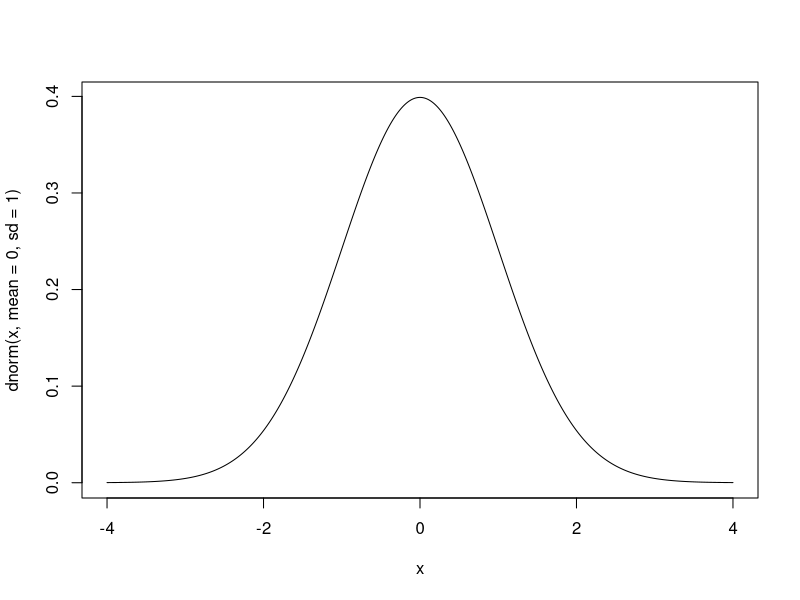
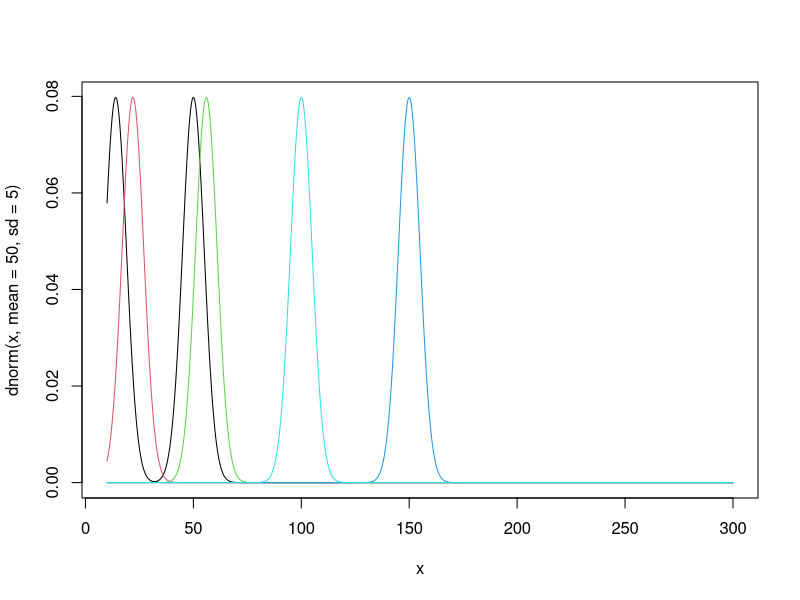
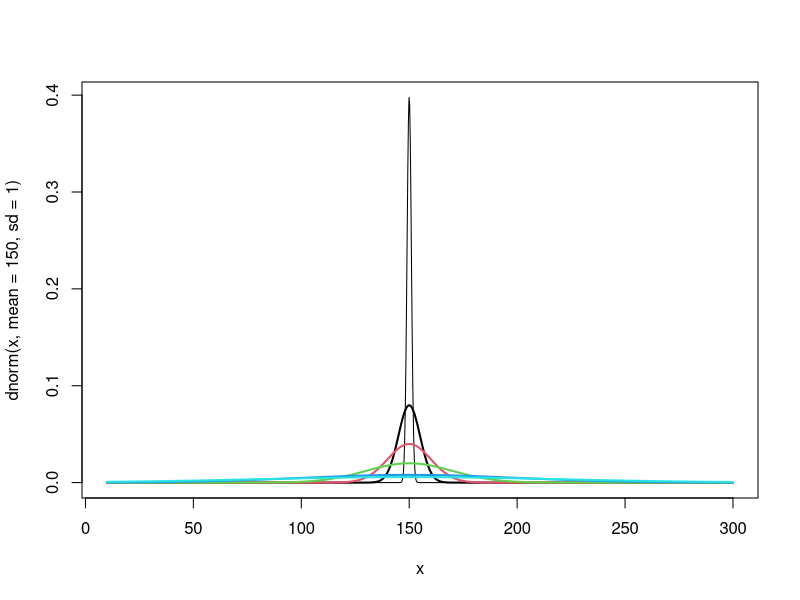
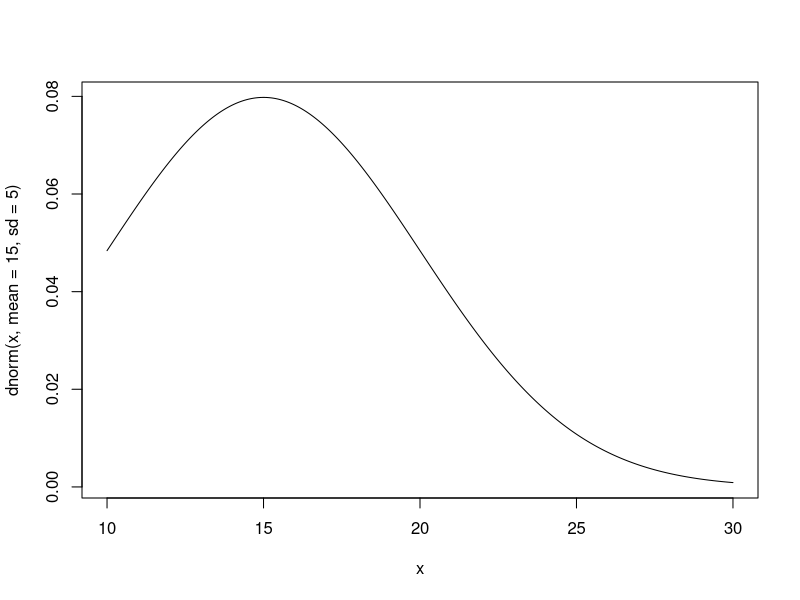
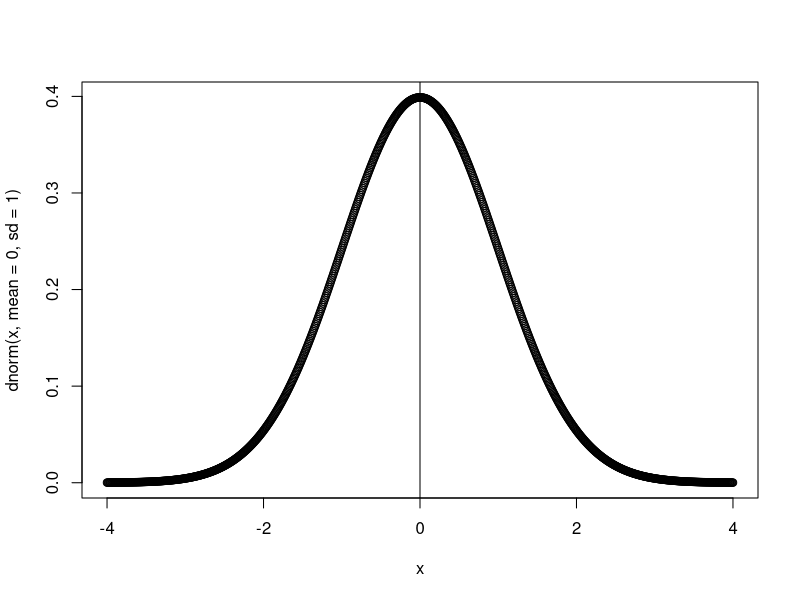
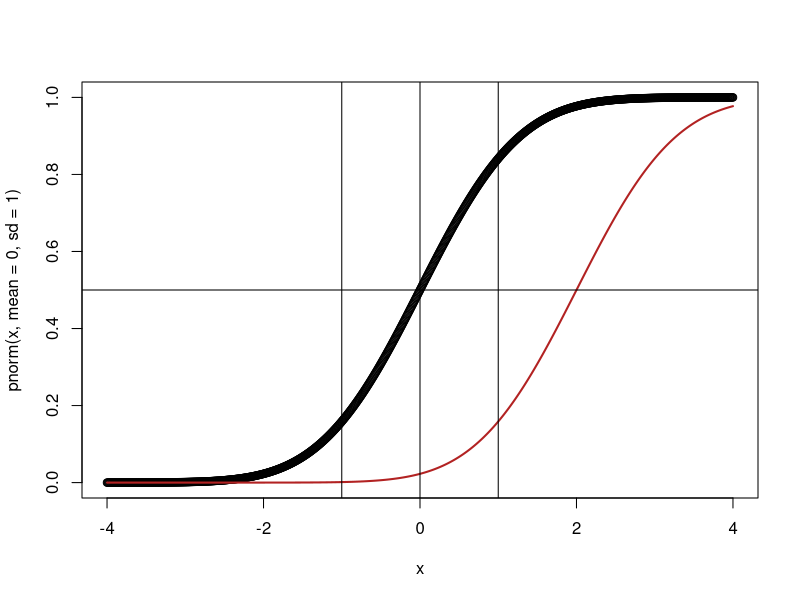
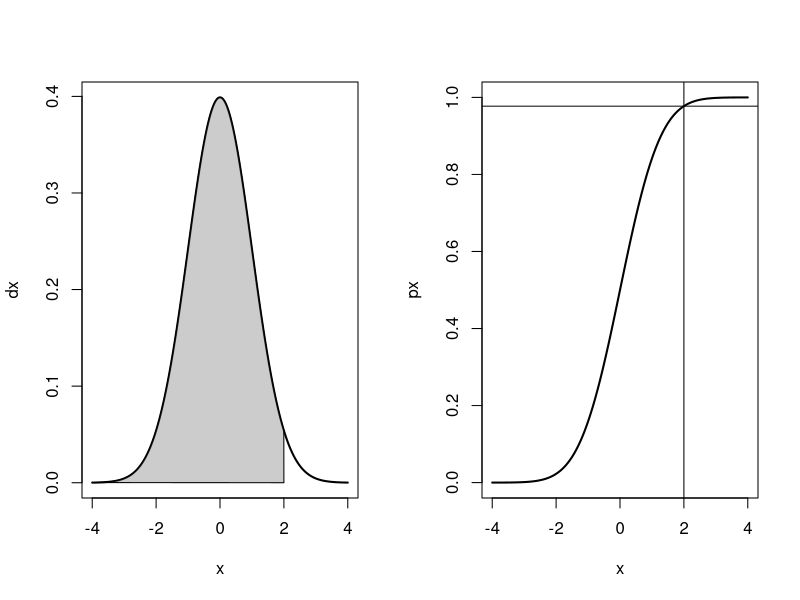
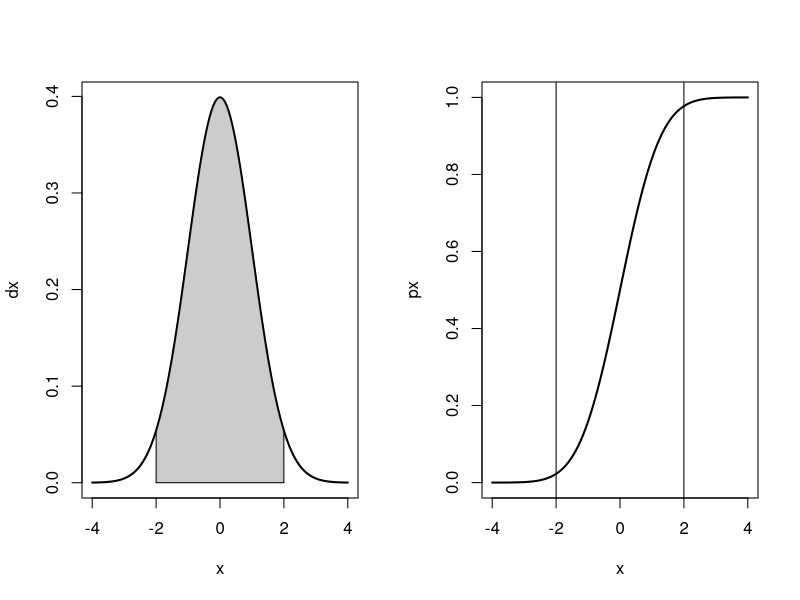

Generate these figures, in order, with R:
# distribuzione normale ---- 

x = seq(-4, 4, length.out=1000)
plot(x, dnorm(x, mean = 0, sd = 1), type = "l")

x = seq(10, 300, length.out = 1000)

m = c(14, 22, 56, 150, 100)
plot(x, dnorm(x, mean = 50, sd = 5), type = "l")
for(i in 1:length(m)) {
  lines(x, dnorm(x, mean = m[i], sd = 5), col = i)
}

s = c(5, 10, 20, 50, 70)

plot(x, dnorm(x, mean = 150, sd = 1), type = "l")
for(i in 1:length(s)) {
  lines(x, dnorm(x, mean = 150, sd = s[i]), col = i, lwd = 2)
}

x = seq(10, 30, length.out = 1000)
plot(x, dnorm(x, mean = 15, sd = 5), type = "l")

x = seq(-4, 4, length.out=1000)
plot(x, dnorm(x, mean = 0, sd = 1))
abline(v = 0)
plot(x, pnorm(x, mean = 0, sd = 1))
lines(x, pnorm(x, mean = 2, sd = 1), col ="firebrick", lwd = 2)
abline(h = .50)
abline(v = 0)
abline(v = 1)
abline(v = -1)

dx = dnorm(x, mean = 0, sd = 1)
px = pnorm(x)
par(mfrow = c(1,2))
plot(x, dx, type = "l", lwd = 2)
polygon(c(x[x <=2], 2), c(dx[x<=2],0), 
        col = rgb(.5,.5,.5, alpha = .4))
plot(x, px, type = "l", lwd = 2)
abline(v = 2)
pnorm(2)
abline(h = pnorm(2))

par(mfrow = c(1,2))
plot(x, dx, type = "l", lwd = 2)
polygon(c(-2, x[x >= -2 & x <=2], 2), 
        c(0, dx[x >= -2 & x<=2],0), 
        col = rgb(.5,.5,.5, alpha = .4))
plot(x, px, type = "l", lwd = 2)
abline(v = 2)
abline(v = -2)

par(mfrow = c(1,2))
plot(x, dx, type = "l", lwd = 2)
polygon(c(-1.5, x[x >= -1.5 & x <=1.5], 1.5), 
        c(0, dx[x >= -1.5 & x<=1.5],0), 
        col = rgb(.5,.5,.5, alpha = .4))
plot(x, px, type = "l", lwd = 2)
abline(v = 1.5)
abline(v = -1.5)
pnorm(1.5)- pnorm(-1.5)


x = seq(10, 50, length.out=1000)
dev.off()
dx = dnorm(x, mean = mean(x), sd = sd(x))
plot(x, dx, type = "l", lwd = 2)
mx = mean(x)
sx = sd(x)
polygon(c(mx -sx, x[x >= mx-sx & x <= mx+sx], mx + sx), 
        c(0, dx[x >= mx-sx & x <= mx+sx], 0), 
        col ="pink")
pnorm(mx+sx, mean = mx, sd = sx)- pnorm(mx-sx, 
                                        mean = mx, 
                                        sd = sx)


x = seq(-4, 4, length.out=1000)
plot(x, dnorm(x))

par(mfrow = c(1,2))
plot(x, pnorm(x))
plot(pnorm(x), qnorm(pnorm(x)))

qnorm(c(0.0000000001, .25, .50, .75, 0.9999999999))

pnorm(qnorm(.75)) - pnorm(qnorm(.25))
pnorm(qnorm(.75) - qnorm(.25))

plot(x, dnorm(x), type = "l", main = 2*pnorm(-1.28))
polygon(c(x[x<= qnorm(.10)], qnorm(.10)), 
        c(dnorm(x)[x<= qnorm(.10)], 0), col ="pink")
polygon(c(qnorm(1-.10), x[x>= qnorm(1-.10)]), 
        c(0, dnorm(x)[x>= qnorm(1-.10)]), col ="darkblue")

pnorm(-1.28) + (1-pnorm(1.28))
2*pnorm(-1.28)

myprobability = function(prob, distribution ="norm") {
  pdist = switch (distribution,
    norm = pnorm, 
    stud = pt
  )
  qdist = switch (distribution,
                  norm = qnorm, 
                  stud = qt
  )
}


plot(x, dt(x, df = 1), type = "l", 
     ylim = c(0,0.5), lty = 2, lwd = 2)
mydf = seq(2, 20, by = 3)

for (i in 1:length(mydf)) {
  lines(x, dt(x, df = mydf[i]), col =i, lwd = 1)
}


par(mfrow=c(1,2))
plot(x, pnorm(x, sd = 1))
mysd = seq(2, 30, by = 3)

for (i in 1:length(mysd)) {
  lines(x, pnorm(x, sd = mysd[i]), col = i)
}

plot(x, pt(x, df = 1))
for (i in 1:length(mysd)) {
  lines(x, pt(x, df = mysd[i]), col = i)
}


dev.off()

plot(x, pnorm(x, sd = 1), type = "l", lwd = 2)
lines(x, pt(x, df = 30), col ="red", lwd = 2)

x = seq(0, 50, length.out = 1000)
dchi = dchisq(x, df = 3)
max(dchi)
abline(v = x[which(dchi == max(dchi))])
plot(x, pchisq(x, df = 3), type = "l")
abline(v = x[which(dchi == max(dchi))])
abline(h = .5)
abline(v = qchisq(.50, df = 3))

plot(x, dchi, type = "l", lwd = 1)
abline(v = qchisq(.5, df = 3))
abline(h =.5)
mydf = seq(3, 39, by = 2)

for (i in 1:length(mydf)) {
  lines(x, dchisq(x, df = mydf[i]), lwd = 1, col = i)
}




plot(x, pchisq(x, df = 3), lwd = 2)

for (i in 1:length(mydf)) {
  lines(x, pchisq(x, df = mydf[i]), lwd = 1, col = i)
}
abline(h = .5)
